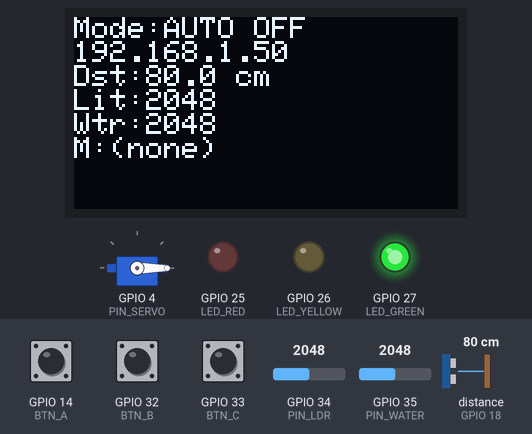
Simulated run of this sketch. Board: ESP32. Parts: 128×64 one-colour display, servo, output pins drawn as LEDs (lit = HIGH). Wiring (inferred from the names in the program): ultrasonic range finder: trigger GPIO 5; echo GPIO 18. The inputs (shaded band) are chosen by the test bench; at power-on: GPIO 14 (BTN_A) HIGH, GPIO 33 (BTN_C) HIGH, distance to the obstacle (sensor on GPIO 18) 80 cm, GPIO 32 (BTN_B) HIGH, GPIO 34 (PIN_LDR) = 2048, GPIO 35 (PIN_WATER) = 2048. The echo pulse lasts 58.3 µs per cm; WiFi joins after 1.5 s; servers stay silent unless stated; pins used as bus, display or sensor lines are not drawn; what the sketch prints to the serial monitor is not drawn.

Above: at 2.9 s.
3.0 s: GPIO 14 (BTN_A) pulled LOW for 0.15 s
At 4.3 s:
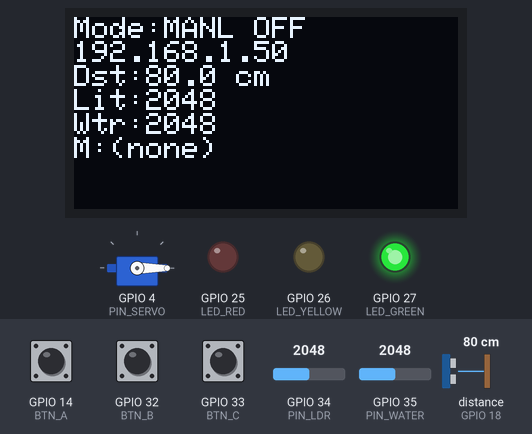
6.2 s: GPIO 14 (BTN_A) pulled LOW for 1 s
At 6.7 s:
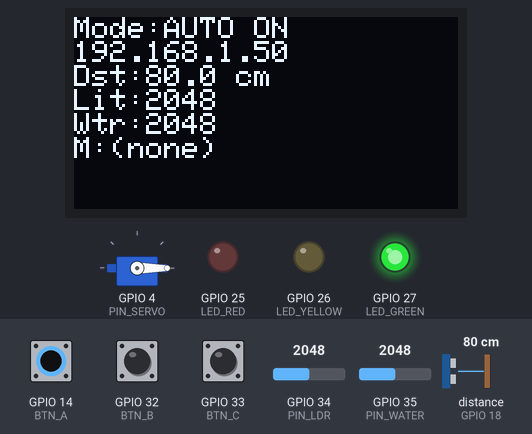
8.7 s: GPIO 33 (BTN_C) pulled LOW for 3.2 s
At 10.58 s:
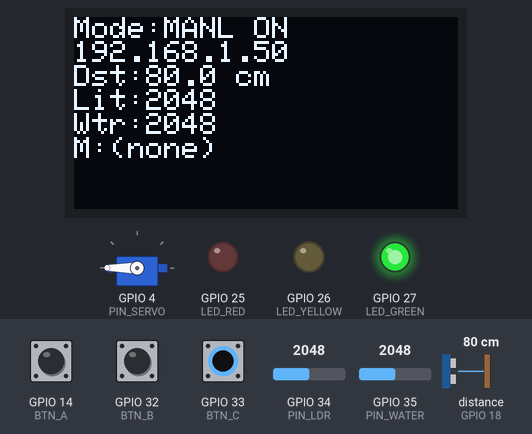
13.4 s: GPIO 33 (BTN_C) pulled LOW for 0.15 s
At 14.6 s:
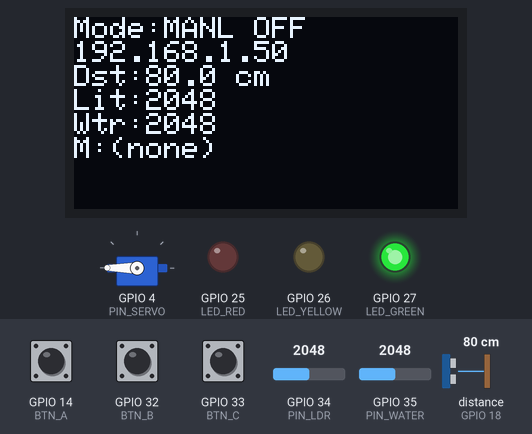
16.6 s: distance to the obstacle (sensor on GPIO 18) set to 2 cm
At 18.1 s:
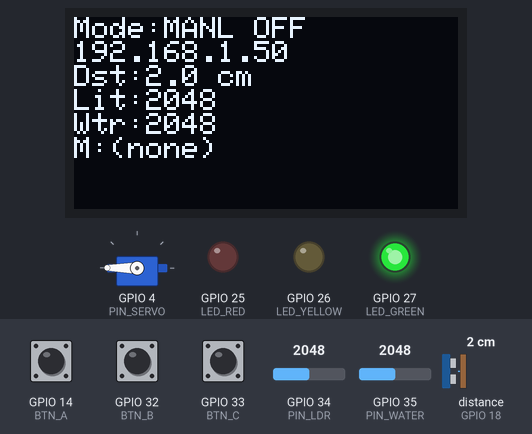
19.6 s: GPIO 33 (BTN_C) pulled LOW for 1 s
At 21.5 s:
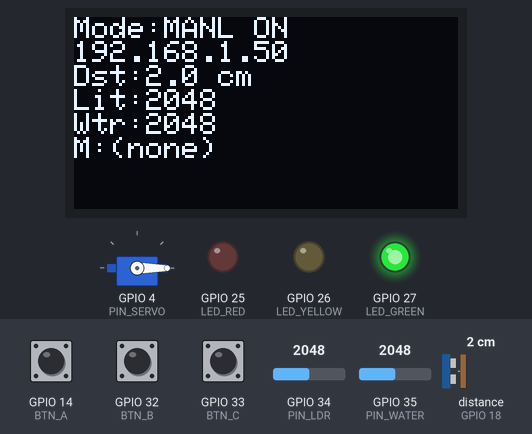
Timing chart, 0 to 23.0 s (numbered marks = the images above; inputs shaded):
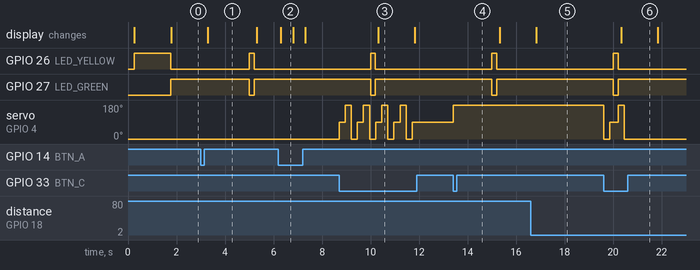

The sketch:

ESP32_IoT_Client.ino
```cpp
/* =============================================================================
 *  IoT TCP Socket Programming - ESP32 Client (Hardware Nyata)
 *  -----------------------------------------------------------------------------
 *  Penulis  : Kelompok 4
 *  Hardware : ESP32 DevKit + SSD1306 OLED + HC-SR04 + LDR module + Water sensor
 *             + Servo SG90 + 3 Push Button + 3 LED + MB-102 power supply
 *  Protokol : TCP socket murni (port default 5000) langsung ke laptop di LAN
 *             yang sama. Tidak pakai HTTP, tidak pakai ngrok.
 *
 *  ===========================================================================
 *  STRUKTUR MODULAR
 *  ===========================================================================
 *  Untuk MENAMBAH SENSOR baru:
 *    1. Tulis fungsi `void initX()` dan `float readX()`.
 *    2. Tambah satu baris di array `sensors[]`:
 *         {"key_json", initX, readX, 0}
 *    3. (Opsional) Tambah satu baris di updateDisplay() supaya muncul di OLED.
 *
 *  Untuk MENAMBAH COMMAND dari server:
 *    1. Tulis fungsi `void cmdX(const String& arg)`.
 *    2. Tambah satu baris di array `commands[]`:
 *         {"NAMA_COMMAND", cmdX}
 *
 *  ===========================================================================
 *  TOMBOL
 *  ===========================================================================
 *    Tombol A (GPIO 14) : Toggle AUTO mode ON/OFF
 *    Tombol B (GPIO 32) : Kirim data sensor SEKARANG (manual)
 *    Tombol C (GPIO 33) : Cycle posisi servo (0 -> 90 -> 180 -> 0 ...)
 *
 *  ===========================================================================
 *  LED INDIKATOR
 *  ===========================================================================
 *    HIJAU  (GPIO 27) : SUKSES (terhubung & kirim/terima OK)
 *    KUNING (GPIO 26) : BUSY (sedang menyambung / mengirim)
 *    MERAH  (GPIO 25) : ERROR (WiFi mati / koneksi terputus)
 *
 *  ===========================================================================
 *  PROTOKOL TCP (line-delimited, satu pesan per baris diakhiri "\n")
 *  ===========================================================================
 *  ESP32 -> Server (JSON):
 *    {"type":"hello","client":"esp32-kel4"}
 *    {"type":"data","dist":12.34,"light":2150,"water":456}
 *    {"type":"event","button":"A","auto":true}
 *
 *  Server -> ESP32 (plain text, "NAMA <argumen>"):
 *    SERVO 90
 *    MSG hello dunia
 *    LED red on
 *    LED green off
 *    PING
 * ============================================================================= */

#include <WiFi.h>
#include <Wire.h>
#include <Adafruit_GFX.h>
#include <Adafruit_SSD1306.h>
#include <ESP32Servo.h>

// ---------------------------------------------------------------------------
// 1. KONFIGURASI WIFI & SERVER
// ---------------------------------------------------------------------------
// GANTI dengan SSID & password WiFi yang sama dengan laptop server
const char* WIFI_SSID = "GANTI_NAMA_WIFI";
const char* WIFI_PASS = "GANTI_PASSWORD_WIFI";

// GANTI dengan IP laptop di jaringan lokal.
// Cek di laptop: `ipconfig` (Windows) atau `ifconfig` / `ip a` (Linux/Mac).
// Cari "IPv4 Address" di adapter WiFi yang aktif. Contoh: 192.168.1.42
const char* SERVER_IP   = "192.168.1.42";
const uint16_t SERVER_PORT = 5000;

// ---------------------------------------------------------------------------
// 2. PIN MAPPING
// ---------------------------------------------------------------------------
// Sensor
#define PIN_TRIG     5    // HC-SR04 trigger (output)
#define PIN_ECHO    18    // HC-SR04 echo    (input)
#define PIN_LDR     34    // LDR module AO   (ADC1, input-only)
#define PIN_WATER   35    // Water sensor S  (ADC1, input-only)

// Aktuator
#define PIN_SERVO    4    // Servo signal (PWM)

// Tombol (active LOW, INPUT_PULLUP)
// Hindari GPIO 0/2/12/15 - itu strapping pin yang bisa bikin boot fail
#define BTN_A       14    // Toggle AUTO mode
#define BTN_B       32    // Kirim manual
#define BTN_C       33    // Cycle servo

// LED status (active HIGH)
#define LED_RED     25
#define LED_GREEN   27
#define LED_YELLOW  26

// I2C OLED: SDA=21, SCL=22 (default ESP32)

// ---------------------------------------------------------------------------
// 3. OBJEK GLOBAL
// ---------------------------------------------------------------------------
Adafruit_SSD1306 display(128, 64, &Wire, -1);
Servo servo;
WiFiClient client;          // socket TCP ke server

// ---------------------------------------------------------------------------
// 4. STATE
// ---------------------------------------------------------------------------
bool autoMode               = true;
int  servoAngle             = 0;
unsigned long lastSendMs    = 0;
unsigned long lastBtnMs     = 0;
unsigned long lastSensorMs  = 0;
unsigned long lastDrawMs    = 0;
unsigned long lastReconMs   = 0;
unsigned long sentCount     = 0;
String        lastMsgFromServer = "(none)";
String        rxBuffer;     // buffer baca line-by-line dari server

const unsigned long PERIOD_MS    = 3000;   // interval kirim AUTO
const unsigned long DEBOUNCE_MS  = 250;
const unsigned long RECONNECT_MS = 5000;   // jeda antar percobaan reconnect

// ---------------------------------------------------------------------------
// 5. UTILITY: LED status (mutually exclusive)
// ---------------------------------------------------------------------------
enum LedState { LED_OFF, LED_OK, LED_BUSY, LED_ERR };
void setLed(LedState s) {
  digitalWrite(LED_GREEN,  s == LED_OK   ? HIGH : LOW);
  digitalWrite(LED_YELLOW, s == LED_BUSY ? HIGH : LOW);
  digitalWrite(LED_RED,    s == LED_ERR  ? HIGH : LOW);
}

// ===========================================================================
// 6. SENSOR REGISTRY  -- bagian utama untuk extensibility
// ===========================================================================
typedef void  (*SensorInitFn)();
typedef float (*SensorReadFn)();

struct Sensor {
  const char*  key;        // nama field di JSON yang dikirim ke server
  SensorInitFn init;       // fungsi inisialisasi (panggil di setup)
  SensorReadFn read;       // fungsi baca, kembalikan float
  float        lastValue;  // cache nilai terakhir untuk display & kirim
};

// ---- Implementasi sensor: HC-SR04 ----
void  initUltrasonic() {
  pinMode(PIN_TRIG, OUTPUT);
  pinMode(PIN_ECHO, INPUT);
}
float readUltrasonic() {
  digitalWrite(PIN_TRIG, LOW);
  delayMicroseconds(2);
  digitalWrite(PIN_TRIG, HIGH);
  delayMicroseconds(10);
  digitalWrite(PIN_TRIG, LOW);
  long dur = pulseIn(PIN_ECHO, HIGH, 30000UL);   // timeout 30 ms
  if (dur == 0) return -1.0f;
  return (dur * 0.0343f) / 2.0f;                 // cm
}

// ---- Implementasi sensor: LDR module ----
void  initLDR() { /* analog input - tidak perlu setup pin */ }
float readLDR() { return (float)analogRead(PIN_LDR); }   // 0..4095

// ---- Implementasi sensor: Water sensor ----
void  initWater() { /* analog input - tidak perlu setup pin */ }
float readWater() { return (float)analogRead(PIN_WATER); }

// ---- Daftar sensor aktif ----
// Tambah sensor baru cukup tambah satu baris di sini.
Sensor sensors[] = {
  { "dist",  initUltrasonic, readUltrasonic, 0 },
  { "light", initLDR,        readLDR,        0 },
  { "water", initWater,      readWater,      0 }
};
const int N_SENSORS = sizeof(sensors) / sizeof(sensors[0]);

// ===========================================================================
// 7. COMMAND REGISTRY  -- handler untuk pesan dari server
// ===========================================================================
typedef void (*CmdFn)(const String& arg);

struct Command {
  const char* name;
  CmdFn       handler;
};

// ---- Handler: SERVO <angle> ----
void cmdServo(const String& arg) {
  int a = arg.toInt();
  if (a < 0)   a = 0;
  if (a > 180) a = 180;
  servoAngle = a;
  servo.write(a);
  Serial.println("[CMD] SERVO -> " + String(a));
}

// ---- Handler: MSG <text> ----
void cmdMsg(const String& arg) {
  lastMsgFromServer = arg;
  Serial.println("[CMD] MSG -> " + arg);
}

// ---- Handler: LED <color> <on|off> ----
void cmdLed(const String& arg) {
  int sp = arg.indexOf(' ');
  if (sp < 0) { Serial.println("[CMD] LED format salah"); return; }
  String color = arg.substring(0, sp); color.trim();
  String state = arg.substring(sp + 1); state.trim();
  bool on = (state == "on" || state == "1" || state == "ON");

  int pin = -1;
  if      (color == "red")    pin = LED_RED;
  else if (color == "green")  pin = LED_GREEN;
  else if (color == "yellow") pin = LED_YELLOW;
  else { Serial.println("[CMD] LED warna tidak dikenal: " + color); return; }

  digitalWrite(pin, on ? HIGH : LOW);
  Serial.println("[CMD] LED " + color + " -> " + (on ? "ON" : "OFF"));
}

// ---- Handler: PING (server cek apakah ESP32 hidup) ----
void cmdPing(const String& arg) {
  if (client.connected()) client.println("{\"type\":\"pong\"}");
  Serial.println("[CMD] PING -> pong");
}

// ---- Daftar command aktif ----
// Tambah command baru cukup tambah satu baris di sini.
Command commands[] = {
  { "SERVO", cmdServo },
  { "MSG",   cmdMsg   },
  { "LED",   cmdLed   },
  { "PING",  cmdPing  }
};
const int N_COMMANDS = sizeof(commands) / sizeof(commands[0]);

// ---------------------------------------------------------------------------
// 8. OLED: satu fungsi untuk redraw seluruh layar
// ---------------------------------------------------------------------------
void updateDisplay() {
  display.clearDisplay();
  display.setTextSize(1);
  display.setTextColor(SSD1306_WHITE);
  display.setCursor(0, 0);

  // Baris 1: mode + status koneksi
  display.print(F("Mode:"));
  display.print(autoMode ? F("AUTO ") : F("MANL "));
  display.println(client.connected() ? F("ON") : F("OFF"));

  // Baris 2: IP
  if (WiFi.status() == WL_CONNECTED) display.println(WiFi.localIP());
  else                               display.println(F("WiFi offline"));

  // Baris 3-5: nilai sensor (bisa diperbanyak/dipersingkat sesuai daftar sensor)
  display.print(F("Dst:"));
  if (sensors[0].lastValue < 0) display.println(F(" --"));
  else { display.print(sensors[0].lastValue, 1); display.println(F(" cm")); }

  display.print(F("Lit:"));
  display.println((int)sensors[1].lastValue);

  display.print(F("Wtr:"));
  display.println((int)sensors[2].lastValue);

  // Baris 6: pesan terakhir dari server (potong jika kepanjangan)
  display.print(F("M:"));
  String m = lastMsgFromServer;
  if (m.length() > 18) m = m.substring(0, 18);
  display.println(m);

  display.display();
}

// ---------------------------------------------------------------------------
// 9. Baca semua sensor sekaligus (panggil tiap N ms)
// ---------------------------------------------------------------------------
void readAllSensors() {
  for (int i = 0; i < N_SENSORS; i++) {
    sensors[i].lastValue = sensors[i].read();
  }
}

// ---------------------------------------------------------------------------
// 10. Kirim data sensor ke server (satu baris JSON)
// ---------------------------------------------------------------------------
bool sendData() {
  if (!client.connected()) return false;

  setLed(LED_BUSY);

  // Bangun JSON secara dinamis berdasarkan isi sensors[]
  String json = "{\"type\":\"data\"";
  for (int i = 0; i < N_SENSORS; i++) {
    json += ",\"";
    json += sensors[i].key;
    json += "\":";
    json += String(sensors[i].lastValue, 2);
  }
  json += "}\n";

  size_t written = client.print(json);
  if (written == json.length()) {
    sentCount++;
    setLed(LED_OK);
    Serial.println("[TX] " + json);
    return true;
  } else {
    setLed(LED_ERR);
    Serial.println("[TX] gagal kirim (short write)");
    return false;
  }
}

// ---------------------------------------------------------------------------
// 11. Polling pesan masuk dari server (non-blocking)
// ---------------------------------------------------------------------------
void handleCommandLine(const String& line) {
  // Format: "NAMA <args...>"
  int sp = line.indexOf(' ');
  String name = (sp < 0) ? line : line.substring(0, sp);
  String arg  = (sp < 0) ? ""   : line.substring(sp + 1);
  name.trim(); arg.trim();
  name.toUpperCase();

  for (int i = 0; i < N_COMMANDS; i++) {
    if (name == commands[i].name) {
      commands[i].handler(arg);
      return;
    }
  }
  Serial.println("[CMD] command tidak dikenal: " + name);
}

void pollIncoming() {
  while (client.connected() && client.available()) {
    char c = client.read();
    if (c == '\n') {
      rxBuffer.trim();
      if (rxBuffer.length() > 0) handleCommandLine(rxBuffer);
      rxBuffer = "";
    } else if (c != '\r') {
      rxBuffer += c;
      if (rxBuffer.length() > 200) rxBuffer = "";   // safety guard
    }
  }
}

// ---------------------------------------------------------------------------
// 12. Pastikan terhubung ke server (reconnect bila perlu)
// ---------------------------------------------------------------------------
void ensureConnected() {
  if (client.connected()) return;
  if (millis() - lastReconMs < RECONNECT_MS) return;
  lastReconMs = millis();

  setLed(LED_BUSY);
  Serial.print("[NET] connect ke ");
  Serial.print(SERVER_IP); Serial.print(":"); Serial.println(SERVER_PORT);

  if (client.connect(SERVER_IP, SERVER_PORT)) {
    client.setNoDelay(true);
    setLed(LED_OK);
    Serial.println("[NET] CONNECTED");
    // Kirim hello supaya server tahu siapa
    client.println("{\"type\":\"hello\",\"client\":\"esp32-kel4\"}");
  } else {
    setLed(LED_ERR);
    Serial.println("[NET] connect FAILED");
  }
}

// ---------------------------------------------------------------------------
// 13. SETUP
// ---------------------------------------------------------------------------
void setup() {
  Serial.begin(115200);
  delay(200);
  Serial.println("\n=== Kelompok 4 - ESP32 IoT TCP Client ===");

  // GPIO non-sensor
  pinMode(BTN_A, INPUT_PULLUP);
  pinMode(BTN_B, INPUT_PULLUP);
  pinMode(BTN_C, INPUT_PULLUP);
  pinMode(LED_RED,    OUTPUT);
  pinMode(LED_GREEN,  OUTPUT);
  pinMode(LED_YELLOW, OUTPUT);
  setLed(LED_OFF);

  // OLED
  Wire.begin(21, 22);
  if (!display.begin(SSD1306_SWITCHCAPVCC, 0x3C)) {
    Serial.println("[ERR] OLED 0x3C tidak ditemukan!");
    setLed(LED_ERR);
    while (true) delay(200);
  }
  display.clearDisplay();
  display.setTextSize(1);
  display.setTextColor(SSD1306_WHITE);
  display.setCursor(0, 0);
  display.println(F("Kelompok 4"));
  display.println(F("IoT TCP Client"));
  display.println(F("Booting..."));
  display.display();

  // Inisialisasi semua sensor (loop di atas sensors[])
  for (int i = 0; i < N_SENSORS; i++) sensors[i].init();

  // Servo
  servo.attach(PIN_SERVO);
  servo.write(servoAngle);

  // WiFi
  setLed(LED_BUSY);
  WiFi.mode(WIFI_STA);
  WiFi.begin(WIFI_SSID, WIFI_PASS);
  Serial.print("[WiFi] connecting");
  unsigned long t0 = millis();
  while (WiFi.status() != WL_CONNECTED && millis() - t0 < 20000UL) {
    delay(300);
    Serial.print(".");
  }
  Serial.println();
  if (WiFi.status() == WL_CONNECTED) {
    Serial.println("[WiFi] OK, IP=" + WiFi.localIP().toString());
    setLed(LED_OK);
  } else {
    Serial.println("[WiFi] FAILED");
    setLed(LED_ERR);
  }
}

// ---------------------------------------------------------------------------
// 14. LOOP UTAMA
// ---------------------------------------------------------------------------
void loop() {

  // 14a. Pastikan TCP tersambung
  ensureConnected();

  // 14b. Baca semua sensor tiap 500 ms
  if (millis() - lastSensorMs > 500) {
    lastSensorMs = millis();
    readAllSensors();
  }

  // 14c. Refresh OLED tiap 500 ms
  if (millis() - lastDrawMs > 500) {
    lastDrawMs = millis();
    updateDisplay();
  }

  // 14d. Cek pesan masuk dari server
  pollIncoming();

  // 14e. Tombol A: toggle AUTO
  if (digitalRead(BTN_A) == LOW && millis() - lastBtnMs > DEBOUNCE_MS) {
    lastBtnMs = millis();
    autoMode = !autoMode;
    Serial.println(autoMode ? "[BTN A] AUTO ON" : "[BTN A] AUTO OFF");
    if (client.connected()) {
      String ev = "{\"type\":\"event\",\"button\":\"A\",\"auto\":";
      ev += (autoMode ? "true" : "false");
      ev += "}\n";
      client.print(ev);
    }
  }

  // 14f. Tombol B: kirim manual
  if (digitalRead(BTN_B) == LOW && millis() - lastBtnMs > DEBOUNCE_MS) {
    lastBtnMs = millis();
    Serial.println("[BTN B] manual send");
    sendData();
  }

  // 14g. Tombol C: cycle servo 0 -> 90 -> 180 -> 0 ...
  if (digitalRead(BTN_C) == LOW && millis() - lastBtnMs > DEBOUNCE_MS) {
    lastBtnMs = millis();
    servoAngle = (servoAngle == 0) ? 90 : (servoAngle == 90 ? 180 : 0);
    servo.write(servoAngle);
    Serial.println("[BTN C] servo -> " + String(servoAngle));
    if (client.connected()) {
      String ev = "{\"type\":\"event\",\"button\":\"C\",\"servo\":";
      ev += servoAngle;
      ev += "}\n";
      client.print(ev);
    }
  }

  // 14h. AUTO mode: kirim periodik
  if (autoMode && client.connected() && millis() - lastSendMs > PERIOD_MS) {
    lastSendMs = millis();
    sendData();
  }
}
```

Measured:
- after the input at 3.0 s, the display: changes after 0.30 s (image 1)
- after the input at 6.2 s, the display: changes after 0.10 s (image 2)
- after the input at 8.7 s, servo on GPIO 4 (PIN_SERVO): 0° → 90° at once, then repeats every 0.75 s: 180° 0.25 s, 0° 0.25 s, 90° 0.25 s, until it stays 90° from 11.7 s
- after the input at 13.4 s, servo on GPIO 4 (PIN_SERVO): 90° → 180° at once
- after the input at 16.6 s, the display: changes after 0.23 s (image 5)
- after the input at 19.6 s, servo on GPIO 4 (PIN_SERVO): 180° → 0° at once, → 90° 0.25 s later, → 180° 0.35 s later, → 0° 0.25 s later
- what the display in image 1 shows lasts 2.0 s, from 3.3 s to 5.3 s
